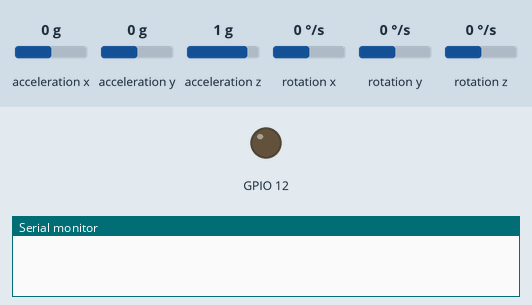
Simulated run of this sketch. Board: ESP32. On the bench: output pins drawn as LEDs (lit = HIGH), the last lines printed to the serial monitor. Inputs (shaded band) come from the test bench; at power-on: acceleration x 0 g, acceleration y 0 g, acceleration z 1 g, rotation x 0 °/s, rotation y 0 °/s, rotation z 0 °/s.

Above: at 0.5 s.
At 5.5 s:
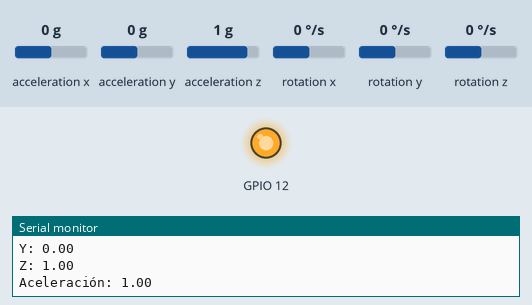
Timing chart, 0 to 7.8 s (numbered marks = the images above):
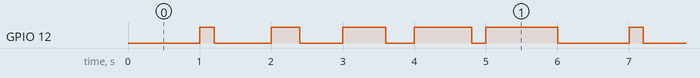

Measured:
- by itself, GPIO 12: repeats every 6.0 s: LOW 0.80 s, HIGH 0.40 s, LOW 0.60 s, HIGH 0.60 s, LOW 0.40 s, HIGH 0.80 s, LOW 0.20 s, HIGH 1.0 s, LOW 1.0 s, HIGH 0.20 s
- by itself, everything shown: repeats every 6.0 s, in 10 steps

The sketch:

PRACTICA_1.5.ino
```cpp
#include <MPU9250_asukiaaa.h>
#include <Wire.h>

#define SDA_PIN 21
#define SCL_PIN 22

MPU9250_asukiaaa sensor;

volatile int interruptCounter;
int totalInterruptCounter;
int contadorSerial;
int contadorLed;
hw_timer_t * timer = NULL;
portMUX_TYPE timerMux = portMUX_INITIALIZER_UNLOCKED;

void IRAM_ATTR onTimer() {
  portENTER_CRITICAL_ISR(&timerMux);
  interruptCounter++;
  portEXIT_CRITICAL_ISR(&timerMux);
}

void setup() {

  Wire.begin(SDA_PIN, SCL_PIN);

  sensor.setWire(&Wire);
  sensor.beginAccel();

  Serial.begin(115200);
  timer = timerBegin(0, 80, true);
  timerAttachInterrupt(timer, &onTimer, true);
  timerAlarmWrite(timer, 1000, true);
  timerAlarmEnable(timer);

  pinMode(12, OUTPUT);

}

void leeSensor() {
  if (interruptCounter > 0) {
    portENTER_CRITICAL(&timerMux);
    interruptCounter--;
    portEXIT_CRITICAL(&timerMux);
    totalInterruptCounter++;
    contadorSerial++;
    contadorLed++;
    if (totalInterruptCounter == 100) {
      sensor.accelUpdate();
      totalInterruptCounter = 0;
    }
    if (contadorSerial == 1000) {
      Serial.println("Valores de aceleración:");
      Serial.println("X: " + String(sensor.accelX()));
      Serial.println("Y: " + String(sensor.accelY()));
      Serial.println("Z: " + String(sensor.accelZ()));
      Serial.println("Aceleración: " + String(sensor.accelSqrt()));
      if (digitalRead(12) == LOW) {
        digitalWrite(12, HIGH);
      }
      contadorSerial = 0;
    }
    if (digitalRead(12) == HIGH && contadorLed == 1200) {
      digitalWrite(12, LOW);
      contadorLed = 0;
    }

  }
}


void loop() {

  leeSensor();

}
```
